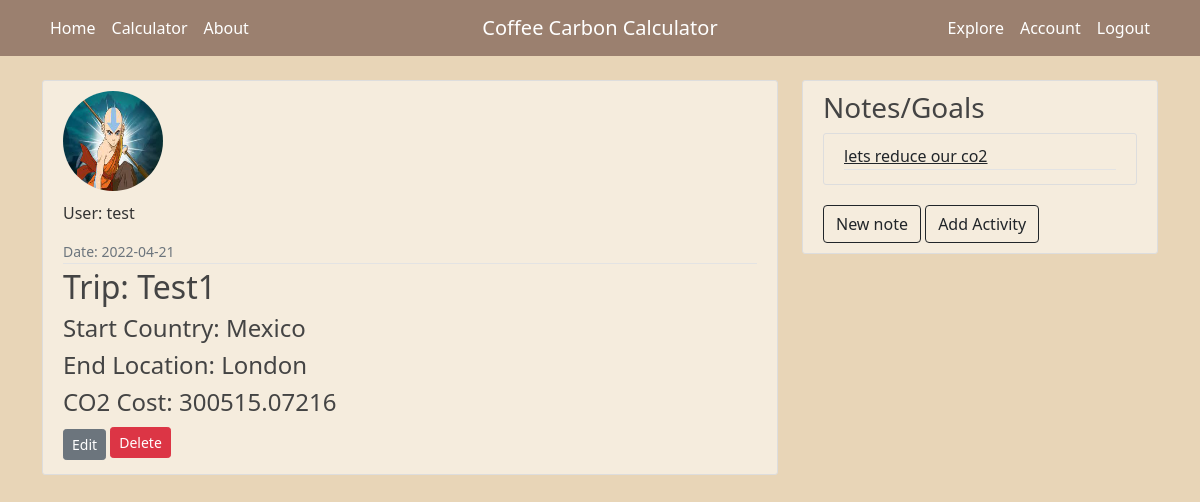
The app's page /post/1 (signed in) with its own data.
### coffeeCalc/models.py (models this page shows, shortened)
class User(db.Model, UserMixin):
    id = db.Column(db.Integer, primary_key=True)
    username = db.Column(db.String(20), unique=True, nullable=False)
    email = db.Column(db.String(120), unique=True, nullable=False)
    image_file = db.Column(db.String(20), nullable=False, default='default.jpg')
    password = db.Column(db.String(60), nullable=False)
    posts = db.relationship('Post', backref='client', lazy=True)
    notes = db.relationship('Note', backref='client', lazy=True)

class Post(db.Model):
    id = db.Column(db.Integer, primary_key=True)
    title = db.Column(db.String(100), nullable=False)
    start_country = db.Column(db.String(100), nullable=False)
    origin_to_port_distance = db.Column(db.String(100), nullable=False)
    end_location = db.Column(db.String(100), nullable=False)
    port_to_client_distance = db.Column(db.String(100), nullable=False)
    weight = db.Column(db.String(100), nullable = False)
    carbon_cost = db.Column(db.String(100), nullable=True)
    date = db.Column(db.DateTime, nullable=False, default=datetime.utcnow)
    user_id = db.Column(db.Integer, db.ForeignKey('user.id'), nullable=False)

class Note(db.Model):
    id = db.Column(db.Integer, primary_key=True)
    content = db.Column(db.Text, nullable=False)
    note_user_id = db.Column(db.Integer, db.ForeignKey('user.id'), nullable=False)

### coffeeCalc/routes.py (the view)
@app.route("/post/<post_id>")
def post(post_id):
    notes = Note.query.filter_by(note_user_id=current_user.id).all()
    post = Post.query.get_or_404(post_id)
    user = User.query.get_or_404(post.user_id)
    profile_image = url_for('static', filename='profile_images/' + user.image_file)
    return render_template('post.html', title = post.title, post = post, notes = notes, profile_image=profile_image)

### coffeeCalc/models.py (called while the page is built)
@login_manager.user_loader
def load_user(user_id):
    return User.query.get(int(user_id))

### coffeeCalc/templates/post.html
{% extends "layout.html" %} {% block content%}
<article class="media content-section">
  <div class="media-body">
    <img class="rounded-circle account-img" src="{{ profile_image }}" />
    <div class="article-metadata">
      <p class="font-weight-bold">User: {{ post.client.username }}</p>
      <small class="text-muted"
        >Date: {{ post.date.strftime('%Y-%m-%d') }}</small
      >
    </div>
    <h2 class="article-title">Trip: {{ post.title }}</h2>
    <h4 class="article-content">Start Country: {{ post.start_country }}</h4>
    <h4 class="article-content">End Location: {{ post.end_location }}</h4>
    <h4 class="article-content">CO2 Cost: {{ post.carbon_cost }}</h4>
  </div>
  {% if post.client == current_user %}
  <div>
    <a
      class="btn btn-secondary btn-sm mt-1 mb-1"
      href="{{ url_for('edit_post', post_id=post.id) }}"
      >Edit</a
    >
    <a
      class="btn btn-danger btn-sm mt mb-1"
      href="{{ url_for('delete_post', post_id=post.id) }}"
      >Delete</a
    >
  </div>
  {% endif %}
</article>
{% endblock content %}

### coffeeCalc/templates/layout.html (shortened to what this page needs)
<html>
  <head>
    <link
      href="https://cdn.jsdelivr.net/npm/bootstrap@5.1.3/dist/css/bootstrap.min.css"
      rel="stylesheet"
    />
    <link
      rel="stylesheet"
      type="text/css"
      href="{{ url_for('static', filename = 'main.css')}}"
    />
  </head>
  <body>
    <header class="site-header">
      <nav class="navbar navbar-expand-md cc-nav fixed-top">
        <div class="container">
          <div class="collapse navbar-collapse w-100 order-1 order-md-0 dual-collapse2" id="navbarToggle">
            <div class="navbar-nav mr-auto">
              <a class="nav-item nav-link" href="{{ url_for('home') }}">Home</a>
              <a class="nav-item nav-link" href="{{ url_for('calculation') }}">Calculator</a>
              <a class="nav-item nav-link" href="{{ url_for('about') }}">About</a>
            </div>
          </div>
          <div class="mx-auto order-0">
            <a class="navbar-brand mx-auto" style="color: #ffffff;" href="/">Coffee Carbon Calculator</a>
          </div>
          <div class="navbar-collapse collapse w-100 order-3 dual-collapse2">
            <div class="navbar-nav ms-auto">
              {% if current_user.is_authenticated %}
              <a
              class="nav-item nav-link" href="{{ url_for('explore_users') }}"
               >Explore</a
              >
              <a
                class="nav-item nav-link" href="{{ url_for('account', user_id=current_user.id) }}"
                >Account</a
              >
              <a class="nav-item nav-link" href="{{ url_for('logout') }}"
                >Logout</a
              >
              {% endif %}
            </div>
        </div>
        </div>
      </nav>
    </header>
    <main role="main" class="container">
      <div class="row">
        <div class="col-md-8">
           {% block content %}{% endblock
          %}
        </div>
        <div class="col-md-4">
          <div class="content-section">
            <h3>Notes/Goals</h3>
            {% for note in notes%}
             <article class="media content-section">
              <div class="media-body">
                <div class="article-metadata">
                <a class="link-dark" href="{{ url_for('note', note_id=note.id) }}">{{ note.content }}</a>
              </article>
            {% endfor %}
          {% if current_user.is_authenticated %}
          <a class="btn btn-outline-dark" href="{{ url_for('new_note') }}" role = "button">New note</a>
          <a class="btn btn-outline-dark" href="{{ url_for('new_post') }}" role = "button">Add Activity</a>
          {% endif %}
          </div>
        </div>
      </div>
    </main>
  </body>
</html>

### coffeeCalc/static/main.css (style rules this page uses)
body { background: #e8d5b7; color: #333333; margin-top: 5rem; }
h1, h2, h3, h4, h5, h6 { color: #444444; }
.site-header .navbar-nav .nav-link { color: #ffffff; }
.content-section { background: #f5ecdd; padding: 10px 20px; border: 1px solid #dddddd; border-radius: 3px; margin-bottom: 20px; }
.article-title { color: #444444; }
.article-content { white-space: pre-line; }
.article-metadata { padding-bottom: 1px; margin-bottom: 4px; border-bottom: 1px solid #e3e3e3; }
.account-img { height: 100px; width: 100px; margin-right: 20px; margin-bottom: 10px; }
.cc-nav { background-color: #9b806f; color: #5da597; }

### records on screen
User: client.username "test"
Post: date "2022-04-21", title "Test1", start_country "Mexico", end_location "London", carbon_cost "300515.07216"
Note: content "lets reduce our co2"
